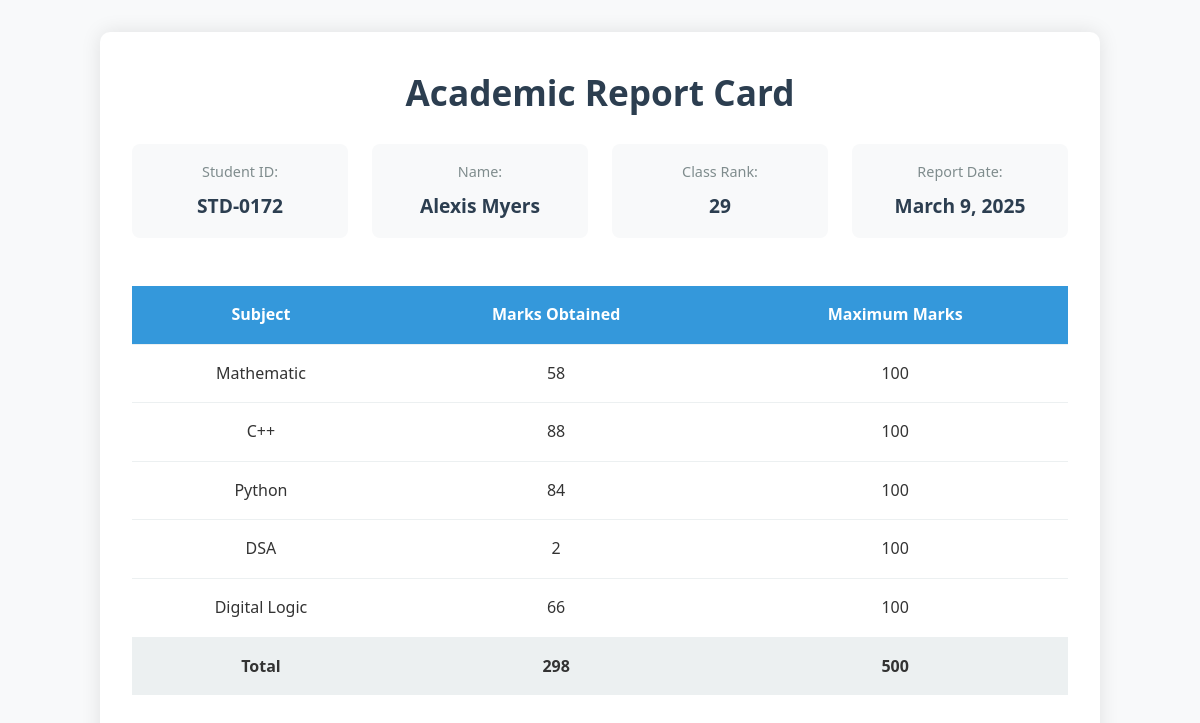
Page /report-card/STD-0172/ on the committed database.
### home/models.py (models this page shows, shortened)
class SubjectMarks(models.Model):
    student = models.ForeignKey(Student, related_name='studentmarks', on_delete=models.CASCADE)
    subject = models.ForeignKey(Subject, on_delete=models.CASCADE)
    marks = models.IntegerField()
    class Mete:
        unique_together = ['student', 'marks']

class Student(models.Model):
    name = models.CharField(max_length=100)
    student_id = models.OneToOneField(StudentID,related_name='studentid', on_delete=models.CASCADE)
    age = models.PositiveIntegerField()
    email = models.EmailField(null=True, blank=True, unique=True)
    address = models.TextField(null=True, blank=True)
    def __str__(self):
        return self.name
    class Meta:
        ordering = ['name']
        verbose_name = "student"

class StudentID(models.Model):
    student_id = models.CharField(max_length=15, unique=True)
    def __str__(self):
        return self.student_id

class ReportCard(models.Model):
    student = models.ForeignKey(Student, related_name='studentreportcard', on_delete=models.CASCADE)
    rank = models.IntegerField()
    data_of_report_card = models.DateField(auto_now_add=True)
    class Meta:
        unique_together = ['rank', 'data_of_report_card']

class Subject(models.Model):
    subject = models.CharField(max_length=100, unique=True)
    def __str__(self):
        return self.subject

### home/views.py (the view)
# urls.py: path('', home, name='home'),    path('report-card/<student_id>/',report_card, name='report_card')
def report_card(request, student_id):
    queryset = SubjectMarks.objects.filter(student__student_id__student_id = student_id)
    total_marks = queryset.aggregate(total_marks = Sum('marks'))
    return render(request, 'report_card.html', {'mark':queryset, 'total_mark': total_marks})

### home/templates/report_card.html (shortened to what this page needs)
{% load static %}
<!DOCTYPE html>
<html lang="en">
<head>
    <link rel="stylesheet" href="{% static 'report_card.css' %}">
</head>
<body>
    <div class="report-container">
        <div class="header">
            <h1>Academic Report Card</h1>
            <div class="student-info">
                <div class="info-item">
                    <span class="label">Student ID:</span>
                    <span class="value" id="studentId">{{ mark.first.student.student_id }}</span>
                </div>
                <div class="info-item">
                    <span class="label">Name:</span>
                    <span class="value" id="studentName">{{ mark.first.student }}</span>
                </div>
                <div class="info-item">
                    <span class="label">Class Rank:</span>
                    <span class="value" id="studentRank">{{ mark.first.student.studentreportcard.first.rank }}</span>
                </div>
                <div class="info-item">
                    <span class="label">Report Date:</span>
                    <span class="value" id="reportDate">{{ mark.first.student.studentreportcard.first.data_of_report_card }}</span>
                </div>
            </div>
        </div>
        <div class="marks-table">
            <table>
                <thead>
                    <tr>
                        <th>Subject</th>
                        <th>Marks Obtained</th>
                        <th>Maximum Marks</th>
                    </tr>
                </thead>
                <tbody>
                    {% for mark in mark %}
                    <tr>
                        <td>{{ mark.subject }}</td>
                        <td>{{ mark.marks }}</td>
                        <td>100</td>
                    </tr>
                    {% endfor %}
                    <tr class="total-row">
                        <td>Total</td>
                        <td>{{ total_mark.total_marks }}</td>
                        <td>500</td>
                    </tr>
                </tbody>
            </table>
        </div>
    </div>
</body>
</html>

### home/static/report_card.css (style rules this page uses)
* { margin: 0; padding: 0; box-sizing: border-box; font-family: 'Segoe UI', Tahoma, Geneva, Verdana, sans-serif; }
body { background-color: #f8f9fa; color: #333; line-height: 1.6; }
.report-container { max-width: 1000px; margin: 2rem auto; padding: 2rem; background-color: white; box-shadow: 0 0 20px rgba(0,0,0,0.1); border-radius: 10px; }
.header { text-align: center; margin-bottom: 2rem; }
.header h1 { color: #2c3e50; margin-bottom: 1.5rem; font-size: 2.2rem; }
.student-info { display: grid; grid-template-columns: repeat(auto-fit, minmax(200px, 1fr)); gap: 1.5rem; margin-bottom: 2rem; }
.info-item { background-color: #f8f9fa; padding: 1rem; border-radius: 8px; text-align: center; }
.label { display: block; color: #7f8c8d; font-size: 0.9rem; margin-bottom: 0.5rem; }
.value { font-size: 1.2rem; font-weight: 600; color: #2c3e50; }
.marks-table { overflow-x: auto; }
table { width: 100%; border-collapse: collapse; margin: 1rem 0; }
th, td { padding: 1rem; text-align: center; border-bottom: 1px solid #ecf0f1; }
th { background-color: #3498db; color: white; font-weight: 600; }
.total-row { background-color: #ecf0f1; font-weight: bold; }
.total-row td { border-bottom: none; }

### rows in the picture
SubjectMarks: first.student.student_id "STD-0172", first.student "Alexis Myers", first.student.studentreportcard.first.rank "29", first.student.studentreportcard.first.data_of_report_card "March 9, 2025", subject "Mathematic", marks "58"
SubjectMarks: subject "C++", marks "88"
SubjectMarks: subject "Python", marks "84"
SubjectMarks: subject "DSA", marks "2"
SubjectMarks: subject "Digital Logic", marks "66"

### other values in the picture
{{ total_mark.total_marks }} "298"
